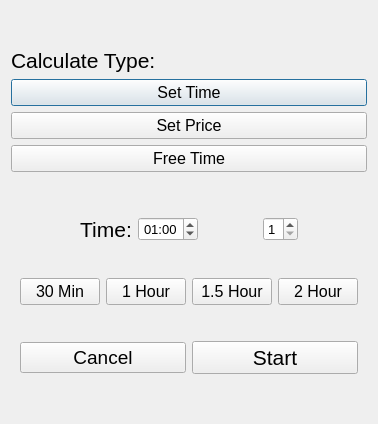
<?xml version="1.0" encoding="UTF-8"?>
<ui version="4.0">
 <class>StartSessionDialog</class>
 <widget class="QDialog" name="StartSessionDialog">
  <property name="windowModality">
   <enum>Qt::WindowModality::WindowModal</enum>
  </property>
  <property name="geometry">
   <rect>
    <x>0</x>
    <y>0</y>
    <width>376</width>
    <height>424</height>
   </rect>
  </property>
  <property name="windowTitle">
   <string>Dialog</string>
  </property>
  <property name="modal">
   <bool>true</bool>
  </property>
  <layout class="QVBoxLayout" name="verticalLayout">
   <item>
    <widget class="QLabel" name="label_titr">
     <property name="font">
      <font>
       <pointsize>20</pointsize>
      </font>
     </property>
     <property name="text">
      <string/>
     </property>
     <property name="alignment">
      <set>Qt::AlignmentFlag::AlignCenter</set>
     </property>
    </widget>
   </item>
   <item>
    <widget class="QLabel" name="label_calculate_type">
     <property name="font">
      <font>
       <pointsize>16</pointsize>
      </font>
     </property>
     <property name="text">
      <string>Calculate Type:</string>
     </property>
    </widget>
   </item>
   <item>
    <widget class="QPushButton" name="pushButton_set_time">
     <property name="font">
      <font>
       <pointsize>12</pointsize>
      </font>
     </property>
     <property name="text">
      <string>Set Time</string>
     </property>
    </widget>
   </item>
   <item>
    <widget class="QPushButton" name="pushButton_set_price">
     <property name="font">
      <font>
       <pointsize>12</pointsize>
      </font>
     </property>
     <property name="text">
      <string>Set Price</string>
     </property>
    </widget>
   </item>
   <item>
    <widget class="QPushButton" name="pushButton_free_time">
     <property name="font">
      <font>
       <pointsize>12</pointsize>
      </font>
     </property>
     <property name="text">
      <string>Free Time</string>
     </property>
    </widget>
   </item>
   <item>
    <widget class="QStackedWidget" name="stackedWidget">
     <property name="currentIndex">
      <number>0</number>
     </property>
     <widget class="QWidget" name="page">
      <layout class="QVBoxLayout" name="verticalLayout_2">
       <item>
        <layout class="QHBoxLayout" name="horizontalLayout_2">
         <item>
          <spacer name="horizontalSpacer_9">
           <property name="orientation">
            <enum>Qt::Orientation::Horizontal</enum>
           </property>
           <property name="sizeHint" stdset="0">
            <size>
             <width>40</width>
             <height>20</height>
            </size>
           </property>
          </spacer>
         </item>
         <item>
          <widget class="QLabel" name="label_time">
           <property name="font">
            <font>
             <pointsize>16</pointsize>
            </font>
           </property>
           <property name="text">
            <string>Time:</string>
           </property>
           <property name="alignment">
            <set>Qt::AlignmentFlag::AlignCenter</set>
           </property>
          </widget>
         </item>
         <item>
          <widget class="QTimeEdit" name="timeEdit_time">
           <property name="font">
            <font>
             <pointsize>10</pointsize>
            </font>
           </property>
           <property name="alignment">
            <set>Qt::AlignmentFlag::AlignCenter</set>
           </property>
           <property name="displayFormat">
            <string notr="true">hh:mm</string>
           </property>
           <property name="time">
            <time>
             <hour>1</hour>
             <minute>0</minute>
             <second>0</second>
            </time>
           </property>
          </widget>
         </item>
         <item>
          <spacer name="horizontalSpacer_7">
           <property name="orientation">
            <enum>Qt::Orientation::Horizontal</enum>
           </property>
           <property name="sizeHint" stdset="0">
            <size>
             <width>40</width>
             <height>20</height>
            </size>
           </property>
          </spacer>
         </item>
         <item>
          <widget class="QSpinBox" name="spinBox_player_count1">
           <property name="font">
            <font>
             <pointsize>10</pointsize>
            </font>
           </property>
           <property name="minimum">
            <number>1</number>
           </property>
           <property name="maximum">
            <number>4</number>
           </property>
          </widget>
         </item>
         <item>
          <spacer name="horizontalSpacer_8">
           <property name="orientation">
            <enum>Qt::Orientation::Horizontal</enum>
           </property>
           <property name="sizeHint" stdset="0">
            <size>
             <width>40</width>
             <height>20</height>
            </size>
           </property>
          </spacer>
         </item>
        </layout>
       </item>
       <item>
        <layout class="QHBoxLayout" name="horizontalLayout_3">
         <item>
          <widget class="QPushButton" name="pushButton_30Min">
           <property name="font">
            <font>
             <pointsize>12</pointsize>
            </font>
           </property>
           <property name="text">
            <string>30 Min</string>
           </property>
          </widget>
         </item>
         <item>
          <widget class="QPushButton" name="pushButton_1Hour">
           <property name="font">
            <font>
             <pointsize>12</pointsize>
            </font>
           </property>
           <property name="text">
            <string>1 Hour</string>
           </property>
          </widget>
         </item>
         <item>
          <widget class="QPushButton" name="pushButton_1_5Hour">
           <property name="font">
            <font>
             <pointsize>12</pointsize>
            </font>
           </property>
           <property name="text">
            <string>1.5 Hour</string>
           </property>
          </widget>
         </item>
         <item>
          <widget class="QPushButton" name="pushButton_2Hour">
           <property name="font">
            <font>
             <pointsize>12</pointsize>
            </font>
           </property>
           <property name="text">
            <string>2 Hour</string>
           </property>
          </widget>
         </item>
        </layout>
       </item>
       <item>
        <layout class="QHBoxLayout" name="horizontalLayout">
         <item>
          <widget class="QPushButton" name="pushButton_cancel1">
           <property name="font">
            <font>
             <pointsize>14</pointsize>
            </font>
           </property>
           <property name="text">
            <string>Cancel</string>
           </property>
          </widget>
         </item>
         <item>
          <widget class="QPushButton" name="pushButton_Start1">
           <property name="font">
            <font>
             <pointsize>16</pointsize>
            </font>
           </property>
           <property name="text">
            <string>Start</string>
           </property>
          </widget>
         </item>
        </layout>
       </item>
      </layout>
     </widget>
     <widget class="QWidget" name="page_2">
      <layout class="QVBoxLayout" name="verticalLayout_3">
       <item>
        <layout class="QHBoxLayout" name="horizontalLayout_5">
         <item>
          <widget class="QLabel" name="label_price">
           <property name="font">
            <font>
             <pointsize>14</pointsize>
            </font>
           </property>
           <property name="text">
            <string>Price:</string>
           </property>
          </widget>
         </item>
         <item>
          <spacer name="horizontalSpacer_3">
           <property name="orientation">
            <enum>Qt::Orientation::Horizontal</enum>
           </property>
           <property name="sizeHint" stdset="0">
            <size>
             <width>40</width>
             <height>20</height>
            </size>
           </property>
          </spacer>
         </item>
         <item>
          <widget class="QLineEdit" name="lineEdit_price">
           <property name="font">
            <font>
             <pointsize>12</pointsize>
            </font>
           </property>
           <property name="alignment">
            <set>Qt::AlignmentFlag::AlignCenter</set>
           </property>
           <property name="readOnly">
            <bool>false</bool>
           </property>
           <property name="placeholderText">
            <string>100,000</string>
           </property>
          </widget>
         </item>
         <item>
          <spacer name="horizontalSpacer_4">
           <property name="orientation">
            <enum>Qt::Orientation::Horizontal</enum>
           </property>
           <property name="sizeHint" stdset="0">
            <size>
             <width>40</width>
             <height>20</height>
            </size>
           </property>
          </spacer>
         </item>
         <item>
          <widget class="QSpinBox" name="spinBox_player_count2">
           <property name="font">
            <font>
             <pointsize>10</pointsize>
            </font>
           </property>
           <property name="minimum">
            <number>1</number>
           </property>
           <property name="maximum">
            <number>4</number>
           </property>
          </widget>
         </item>
         <item>
          <spacer name="horizontalSpacer_5">
           <property name="orientation">
            <enum>Qt::Orientation::Horizontal</enum>
           </property>
           <property name="sizeHint" stdset="0">
            <size>
             <width>40</width>
             <height>20</height>
            </size>
           </property>
          </spacer>
         </item>
        </layout>
       </item>
       <item>
        <widget class="QPushButton" name="pushButton_calculate">
         <property name="font">
          <font>
           <pointsize>12</pointsize>
          </font>
         </property>
         <property name="text">
          <string>Calculate</string>
         </property>
        </widget>
       </item>
       <item>
        <widget class="QLabel" name="label_show_time">
         <property name="minimumSize">
          <size>
           <width>100</width>
           <height>50</height>
          </size>
         </property>
         <property name="font">
          <font>
           <pointsize>30</pointsize>
          </font>
         </property>
         <property name="text">
          <string>00:00:00</string>
         </property>
         <property name="alignment">
          <set>Qt::AlignmentFlag::AlignCenter</set>
         </property>
        </widget>
       </item>
       <item>
        <layout class="QHBoxLayout" name="horizontalLayout_6">
         <item>
          <widget class="QPushButton" name="pushButton_cancel2">
           <property name="font">
            <font>
             <pointsize>14</pointsize>
            </font>
           </property>
           <property name="text">
            <string>Cancel</string>
           </property>
          </widget>
         </item>
         <item>
          <widget class="QPushButton" name="pushButton_start2">
           <property name="font">
            <font>
             <pointsize>16</pointsize>
            </font>
           </property>
           <property name="text">
            <string>Start</string>
           </property>
          </widget>
         </item>
        </layout>
       </item>
      </layout>
     </widget>
     <widget class="QWidget" name="page_3">
      <layout class="QVBoxLayout" name="verticalLayout_4">
       <item>
        <layout class="QHBoxLayout" name="horizontalLayout_8">
         <item>
          <spacer name="horizontalSpacer_2">
           <property name="orientation">
            <enum>Qt::Orientation::Horizontal</enum>
           </property>
           <property name="sizeHint" stdset="0">
            <size>
             <width>40</width>
             <height>20</height>
            </size>
           </property>
          </spacer>
         </item>
         <item>
          <widget class="QLabel" name="label_player_count">
           <property name="font">
            <font>
             <pointsize>14</pointsize>
            </font>
           </property>
           <property name="text">
            <string>Player Count:</string>
           </property>
          </widget>
         </item>
         <item>
          <spacer name="horizontalSpacer_6">
           <property name="orientation">
            <enum>Qt::Orientation::Horizontal</enum>
           </property>
           <property name="sizeHint" stdset="0">
            <size>
             <width>40</width>
             <height>20</height>
            </size>
           </property>
          </spacer>
         </item>
         <item>
          <widget class="QSpinBox" name="spinBox_player_count3">
           <property name="font">
            <font>
             <pointsize>10</pointsize>
            </font>
           </property>
           <property name="minimum">
            <number>1</number>
           </property>
           <property name="maximum">
            <number>4</number>
           </property>
          </widget>
         </item>
         <item>
          <spacer name="horizontalSpacer">
           <property name="orientation">
            <enum>Qt::Orientation::Horizontal</enum>
           </property>
           <property name="sizeHint" stdset="0">
            <size>
             <width>40</width>
             <height>20</height>
            </size>
           </property>
          </spacer>
         </item>
        </layout>
       </item>
       <item>
        <layout class="QHBoxLayout" name="horizontalLayout_7">
         <item>
          <widget class="QPushButton" name="pushButton_cancel2_2">
           <property name="font">
            <font>
             <pointsize>14</pointsize>
            </font>
           </property>
           <property name="text">
            <string>Cancel</string>
           </property>
          </widget>
         </item>
         <item>
          <widget class="QPushButton" name="pushButton_start2_2">
           <property name="font">
            <font>
             <pointsize>16</pointsize>
            </font>
           </property>
           <property name="text">
            <string>Start</string>
           </property>
          </widget>
         </item>
        </layout>
       </item>
      </layout>
     </widget>
     <widget class="QWidget" name="page_4"/>
    </widget>
   </item>
  </layout>
 </widget>
 <resources/>
 <connections/>
</ui>
